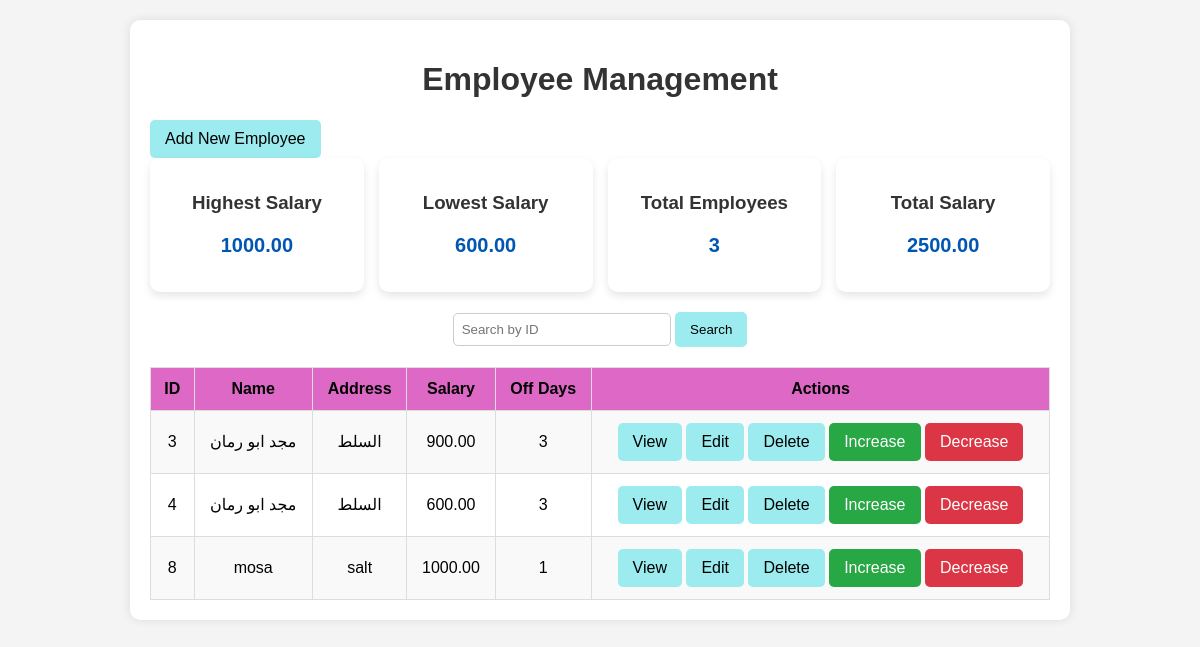
The app's page /increse.php with its own data.
### tables this page shows
CREATE TABLE `employees` (
  `id` int(11) NOT NULL,
  `name` varchar(100) NOT NULL,
  `address` text NOT NULL,
  `salary` decimal(10,2) NOT NULL,
  `off_days` int(11) NOT NULL DEFAULT 0,
  `created_at` timestamp NOT NULL DEFAULT current_timestamp()
);

### increse.php (the view, shortened to what this page needs)
<?php
include('config.php');
$sql = "SELECT * FROM Employees";
$resultStats = $conn->query("SELECT MAX(salary) AS highest_salary, MIN(salary) AS lowest_salary, COUNT(id) AS employee_count, SUM(salary) AS total_salary FROM Employees");
$stats = $resultStats->fetch_assoc();
?>
<!DOCTYPE html>
<html>
<head>
</head>
<body>
    <div class="container">
        <h1>Employee Management</h1>
        <a href="create.php">Add New Employee</a>
        <div class="stats-container">
            <div class="stat-card">
                <h3>Highest Salary</h3>
                <p><?php echo $stats['highest_salary']; ?></p>
            </div>
            <div class="stat-card">
                <h3>Lowest Salary</h3>
                <p><?php echo $stats['lowest_salary']; ?></p>
            </div>
            <div class="stat-card">
                <h3>Total Employees</h3>
                <p><?php echo $stats['employee_count']; ?></p>
            </div>
            <div class="stat-card">
                <h3>Total Salary</h3>
                <p><?php echo $stats['total_salary']; ?></p>
            </div>
        </div>
        <form method="GET">
            <input type="text" name="search_id" placeholder="Search by ID">
            <button type="submit">Search</button>
        </form>
        <table>
            <tr>
                <th>ID</th>
                <th>Name</th>
                <th>Address</th>
                <th>Salary</th>
                <th>Off Days</th>
                <th>Actions</th>
            </tr>
            <?php
            $result = $conn->query($sql);
            while ($row = $result->fetch_assoc()) {
                echo "<tr>
                        <td>{$row['id']}</td>
                        <td>{$row['name']}</td>
                        <td>{$row['address']}</td>
                        <td>{$row['salary']}</td>
                        <td>{$row['off_days']}</td>
                        <td>
                            <a href='read.php?id={$row['id']}'>View</a>
                            <a href='update.php?id={$row['id']}'>Edit</a>
                            <a href='delete.php?id={$row['id']}' onclick=\"return confirm('Are you sure?');\">Delete</a>
                            <a class='btn-increase' href='increase_salary.php?id={$row['id']}'>Increase</a>
                            <a class='btn-decrease' href='decrease_salary.php?id={$row['id']}'>Decrease</a>
                        </td>
                    </tr>";
            }
            ?>
        </table>
    </div>
</body>
</html>

### increse.php (style rules this page uses)
body { font-family: Arial, sans-serif; margin: 0; padding: 20px; background-color: #f4f4f4; }
.container { max-width: 900px; margin: auto; background: white; padding: 20px; border-radius: 10px; box-shadow: 0px 0px 10px rgba(0, 0, 0, 0.1); }
h1 { text-align: center; color: #333; }
h3 { color: #555; }
a, button { text-decoration: none; background-color: rgb(155, 235, 239); color: black; padding: 10px 15px; border-radius: 5px; border: none; display: inline-block; transition: 0.3s; }
form { margin-bottom: 20px; text-align: center; }
input[type="text"] { padding: 8px; width: 200px; border: 1px solid #ccc; border-radius: 5px; }
button { cursor: pointer; }
.stats-container { display: flex; justify-content: space-between; gap: 15px; margin-bottom: 20px; }
.stat-card { flex: 1; background: white; padding: 15px; border-radius: 10px; box-shadow: 0px 4px 8px rgba(0, 0, 0, 0.1); text-align: center; }
.stat-card h3 { color: #333; margin-bottom: 10px; }
.stat-card p { font-size: 20px; font-weight: bold; color: #0056b3; }
table { width: 100%; border-collapse: collapse; background: white; margin-top: 20px; }
th, td { padding: 12px; border: 1px solid #ddd; text-align: center; }
th { background: rgb(222, 104, 198); color: black; }
tr:nth-child(even) { background: #f9f9f9; }
.btn-increase { background-color: #28a745; color: white; }
.btn-decrease { background-color: #dc3545; color: white; }

### records on screen
employees: id "3", name "مجد ابو رمان", address "السلط", salary "900.00", off_days "3"
employees: id "4", name "مجد ابو رمان", address "السلط", salary "600.00", off_days "3"
employees: id "8", name "mosa", address "salt", salary "1000.00", off_days "1"

### other values on screen
$stats['highest_salary'] "1000.00"
$stats['lowest_salary'] "600.00"
$stats['employee_count'] "3"
$stats['total_salary'] "2500.00"
